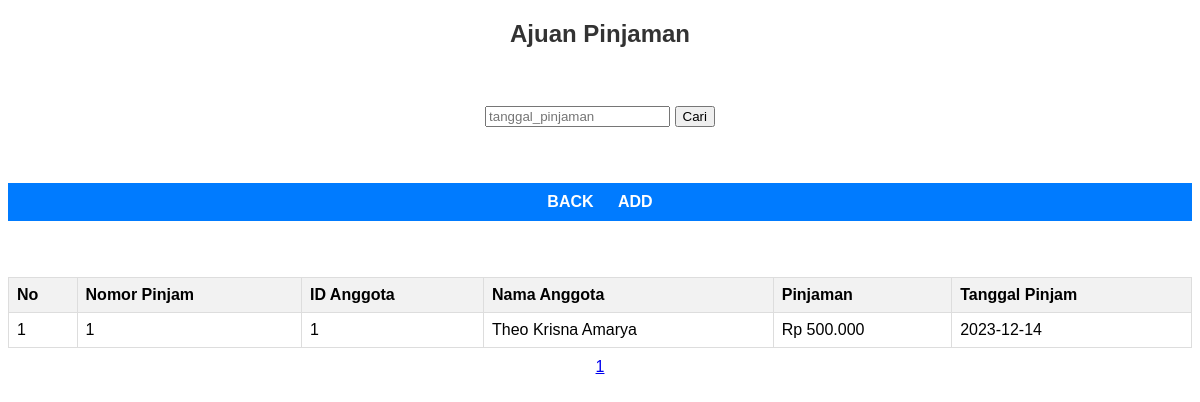
The app's page /master/anggota/pinjam/pinjaman.php (signed in) with its own data.
### tables this page shows
CREATE TABLE `pinjam` (
  `nomor_pinjam` int(11) NOT NULL,
  `id_anggota` int(11) NOT NULL,
  `pinjaman` int(11) NOT NULL,
  `tanggal_pinjaman` timestamp NOT NULL DEFAULT current_timestamp() ON UPDATE current_timestamp()
);

CREATE TABLE `anggota` (
  `id` int(11) NOT NULL,
  `nama` varchar(50) NOT NULL,
  `telp` varchar(15) NOT NULL,
  `alamat` text NOT NULL,
  `gender` varchar(2) NOT NULL,
  `tanggal_lahir` date NOT NULL,
  `status` varchar(20) NOT NULL,
  `username` varchar(50) NOT NULL,
  `password` varchar(50) NOT NULL,
  `sign_date` timestamp NOT NULL DEFAULT current_timestamp() ON UPDATE current_timestamp()
);

### class_db.php (called while the page is built, shortened)
<?php
class database {
    private $con;
    public $host = "localhost";
    public $username = "root";
    public $password = "";
    public $db = "koperasi";
    function start_con(){
        $this->con = new mysqli($this->host, $this->username, $this->password, $this->db);
    }
    function sqlquery($sql){
        return $this->con->query($sql);
    }
    function fetchdata($sql){
        $res = array();
        $hasil = $this->sqlquery($sql);
        if ($hasil) {
            while ($data = $hasil->fetch_array(MYSQLI_BOTH)) {
                $res[] = $data;
            }
        }
        return $res;
    }
}
?>

### master/anggota/pinjam/pinjaman.php (the view, shortened to what this page needs)
<?php
    include '../../../class_db.php';
    $db = new database();
        $per_page = 25;
    if (isset($_POST['cari'])) {
        $tanggal_pinjaman = $_POST['tanggal_pinjaman'];
    } else {
        $tanggal_pinjaman ='';
    }
?>
<!DOCTYPE html>
<html lang="en">
    <head>
        <link rel="stylesheet" href="../../../dist/css/s_dan_p.css">
    </head>
    <body>
            <h2>Ajuan Pinjaman</h2><br>
            <form action="" method="post">
                <input type="text" name="tanggal_pinjaman" value="<?= $tanggal_pinjaman ?>" placeholder="tanggal_pinjaman">
                <input type="submit" name="cari" value="Cari">
            </form><br><br>
            <div class="box-menu">
            <a href="../dasboard.php">BACK</a>
            <a href="simpanan_add.php">ADD</a>
        </div><br><br>
            <table width="100%" align="center" border="1">
                <thead>
                    <tr>
                        <th>No</th>
                        <th>Nomor Pinjam</th>
                        <th>ID Anggota</th>
                        <th>Nama Anggota</th>
                        <th>Pinjaman</th>
                        <th>Tanggal Pinjam</th>
                    </tr>
                </thead>
                <tbody>
                    <?php
                    $sql = "SELECT p.*, a.nama AS nama
                            FROM pinjam p
                            JOIN anggota a ON p.id_anggota = a.id
                            WHERE p.tanggal_pinjaman LIKE '%$tanggal_pinjaman%'
                            ORDER BY p.tanggal_pinjaman DESC
                            LIMIT $per_page";
                    $data = $db->fetchdata($sql);
                    $i = 0;
                    foreach ($data as $dat) {
                        $i++;
                        echo "<tr>
                                <td>$i</td>
                                <td>".$dat['nomor_pinjam']."</td>
                                <td>".$dat['id_anggota']."</td>
                                <td>".$dat['nama']."</td>
                                <td>Rp ".number_format($dat['pinjaman'], 0, ',', '.')."</td>
                                <td>".date('Y-m-d', strtotime($dat['tanggal_pinjaman']))."</td>
                            </tr>";
                    }
                    ?>
                </tbody>
            </table>
        <div style='text-align: center; margin-top: 10px;'>
            <?php
            $total_pages = ceil(count($data) / $per_page);
            for ($i = 1; $i <= $total_pages; $i++) {
                echo "<a href='?page=$i'>$i</a> ";
            }
            ?>
        </div>
    </body>
</html>

### master/anggota/pinjam/pinjaman.php (style rules this page uses)
.box-menu { background-color: #007bff; padding: 10px; text-align: center; }
.box-menu a { color: #fff; text-decoration: none; margin: 0 10px; font-weight: bold; }

### records on screen
pinjam: nomor_pinjam "1", id_anggota "1", id_anggota.nama "Theo Krisna Amarya", pinjaman "500.000", tanggal_pinjaman "2023-12-14"
